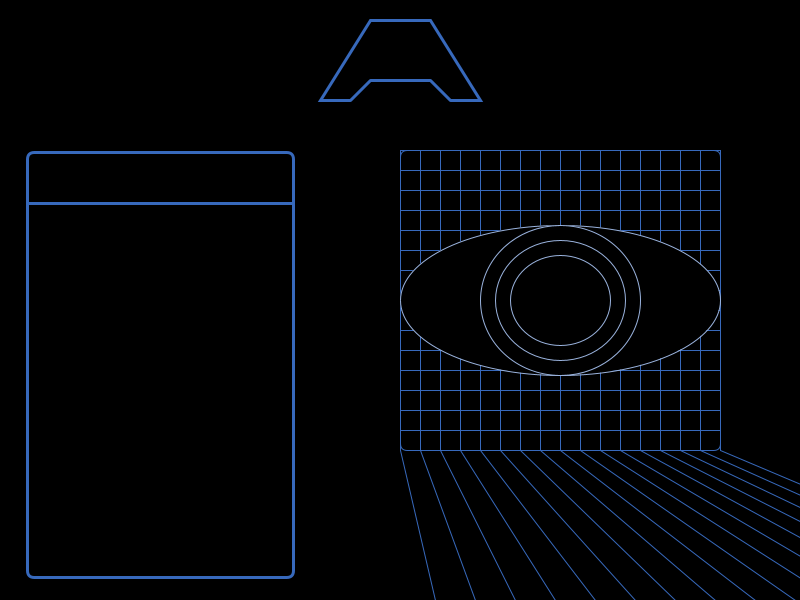
Frame 1 (no input)
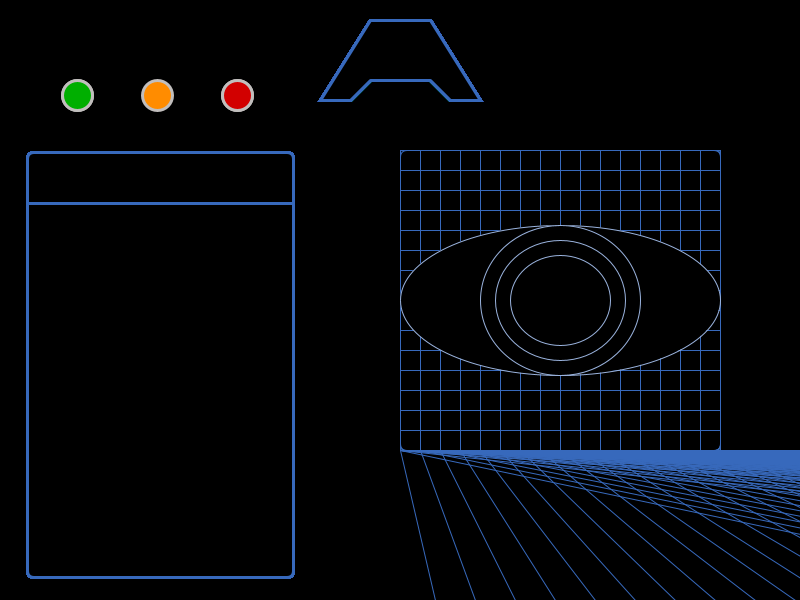
Frame 60 (the mouse pressed at the canvas centre just before this capture)
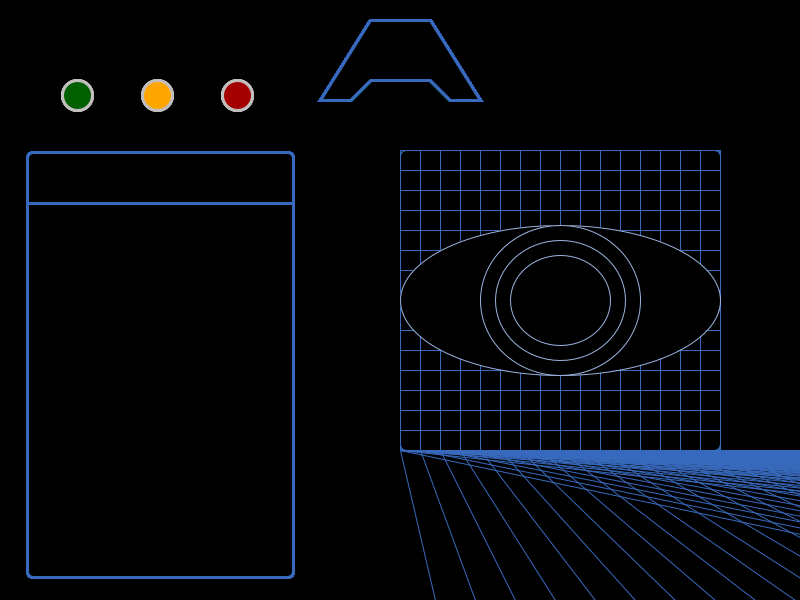
Frame 120 (the mouse held since frame 60 and released just before this capture)

The Processing sketch that drew these frames (run headless with seeded random() and noise(); from frame 60 on, the mouse is pressed at the canvas centre):

// Processing sketch: update_with_classes
// ── update_with_classes.pde
//object data types
Eye eye; 
Grid grid; 
Alien data;
Logo cp; //cp = control panel

void setup() {
  
  size(800, 600);
  background(0);
  
//class calls
  eye = new Eye(); //this is a new instance of eye
  grid = new Grid(); //this is a new instance of grid
  data = new Alien(); //this is a new instance of alien
  cp = new Logo(); //this is a new instance of logo
  
}

void draw() {
  cp.display(); //Logo
  data.display(); //Alien
  data.alarms(); //Alien : adding more functionality at later date
  grid.display(); //Grid
  eye.display(); //Eye  
}
// ── Alien.pde
//This section will give alien infomation
class Alien {

  int a, b, c, d;

  //constructor
  Alien() {

    a = 77;
    b = width/5;
    c = height/2;
    d = width/3;
  }

  void display() {

    stroke(55, 105, 188);
    fill(0);
    rectMode(CENTER);
    rect(b, c+65, d, (c*2)-175, 7); //outer rect
    line((b)-(d/2), c-97, (b)+(d/2), c-97);

    strokeWeight(3);
    stroke(193, 190, 189);
  }

  void alarms() {
    
    if(frameCount % 25 ==0){
    fill(0, frameCount * 80 % 255, 0); //flashing green alarm
    ellipse(a, 95, 30, 30); 
    }

    if(frameCount % 40 ==0){
    fill(255, frameCount * 80 % 255, 0); //flashing red-orange alarm
    ellipse(a+80, 95, 30, 30);  
    }
    
    if(frameCount % 30 == 0){
    fill(frameCount * 80 % 255, 0, 0); //flashing red alarm
    ellipse(a+160, 95, 30, 30);  
    }
 
  }
}
// ── Eye.pde
//This is the "all seeing eye" at centre of screen
//I want a radar function in the centre upon user instruction
class Eye {

  float x;
  float y;
  float eyeW; //eye width
  float eyeH; //eye height

  //constructor
  Eye()
  {
    x  = width*0.7;
    y  = height/2;
    eyeW = width*0.4;
    eyeH = height/4;
  }
  
  //display function
  void display()
  {
    stroke(154,179,222);
    fill(0);
    arc(x, y, eyeW, eyeH, -PI, 0); //top eye arc
    arc(x, y, eyeW, eyeH, 0, PI);  //bottom eye arc
    ellipse(x, y, eyeW/2, eyeH);  //first ellipse
    ellipse(x, y, eyeW/2-30, eyeH-30);  //second ellipse
    ellipse(x, y, eyeW/2-60, eyeH-60);  //third ellipse
  }
}
// ── Grid.pde
class Grid {

  float x, y, gridW;
  int yPos1, yPos2, xPos1, xPos2, xPos3; //used to draw the grid

  //constructor
  Grid() {

    x = width*0.7;
    y = height/2;
    gridW = width*0.4; //used for rect width
    xPos1 = 400;
    xPos2 = 720;
    xPos3 = 400;
    yPos1 = 150;
    yPos2 = 450;
  }

  //display grid
  void display()
  {
    stroke(55, 105, 188);
    strokeWeight(1);
    //fill(random(-255, 255)); //add in functionality that this flashes if there's an alert
    fill(0);
    rectMode(CENTER);
    rect(x, y, gridW, height/2, 7);

    
    for ( int i = xPos1; i<xPos2+1; i+=20)
    {
      line(i, yPos1, i, yPos2); //vertical
      line(i, yPos2, xPos3+35, height);
      xPos3 += 40;
    }
    for (int j = yPos1; j < yPos2; j+=20)
    {
      line(xPos1, j, xPos2, j); //horizontal
    }
  }
}
// ── Logo.pde
class Logo {

  PShape logo;
  float x;

  Logo() {
    x=width/2;
  }
  
  void display() {
    strokeWeight(3);
    stroke(55, 105, 188);
    logo = createShape();
    logo.beginShape();
    logo.fill(0);
    logo.vertex(x-30, 20);
    logo.vertex(x+30, 20);
    logo.vertex(x+80, 100);
    logo.vertex(x+50, 100);
    logo.vertex(x+30, 80);
    logo.vertex(x-30, 80);
    logo.vertex(x-50, 100);
    logo.vertex(x-80, 100);  
    logo.endShape(CLOSE);
    shape(logo);
  }
}
